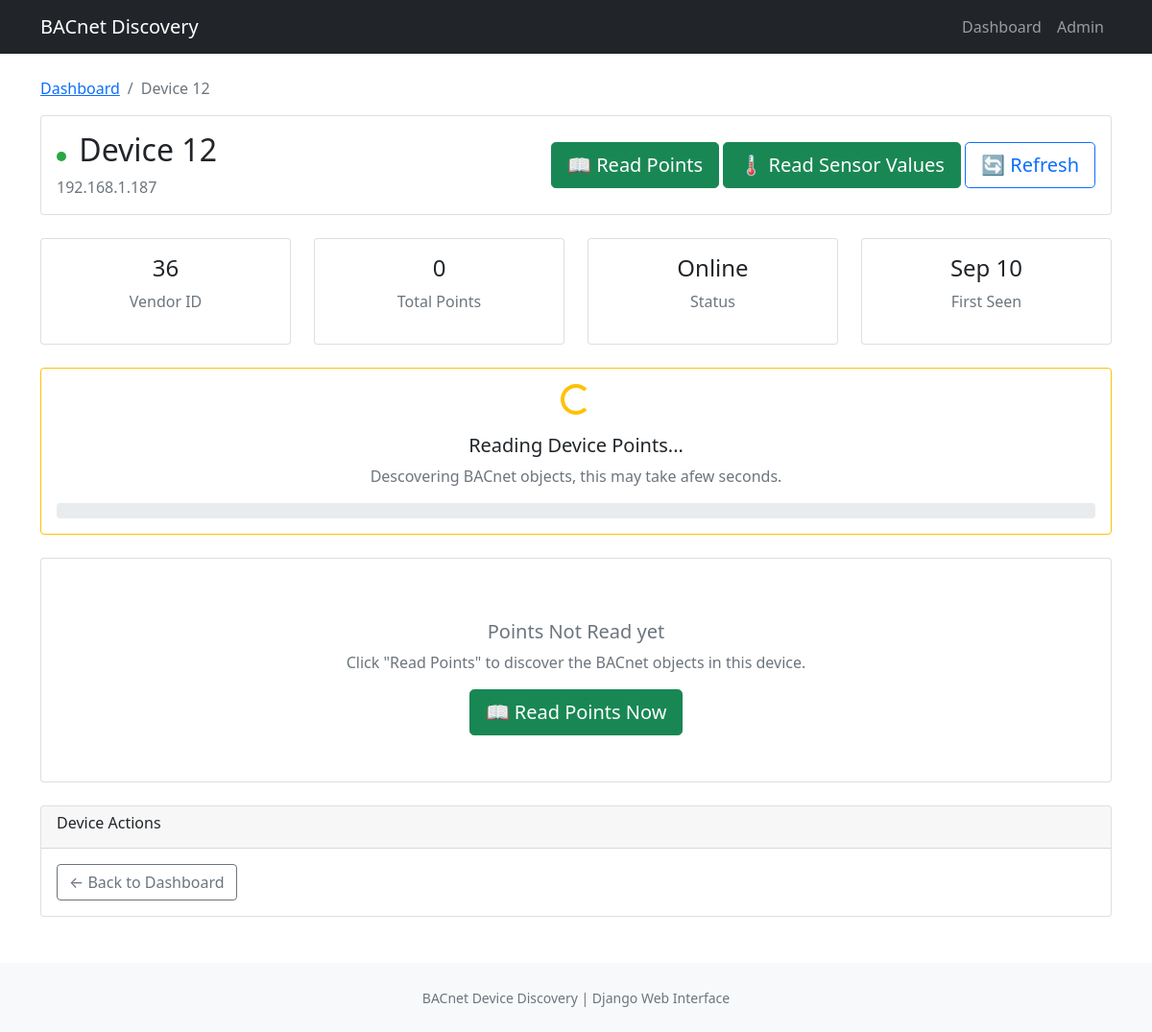
The app's page /device/12/ with its own data.
### discovery/models.py (models this page shows, shortened)
class BACnetDevice(models.Model):
    device_id = models.IntegerField(
        unique=True, help_text="BACnet device instance number"
    )
    address = models.CharField(max_length=50, help_text="IP address of device")
    vendor_id = models.IntegerField(help_text="BACnet vendor ID")
    first_seen = models.DateTimeField(auto_now_add=True)
    last_seen = models.DateTimeField(auto_now_add=True)
    is_online = models.BooleanField(default=True)
    points_read = models.BooleanField(default=False)
    class Meta:
        ordering = ["device_id"]
        verbose_name = "BACnet Device"
        verbose_name_plural = "BACnet Devices"

### discovery/views.py (the view, shortened to what this page needs)
# urls.py: path("device/<int:device_id>/", views.device_detail, name="device_detail"),
def device_detail(request, device_id):
    device = get_object_or_404(BACnetDevice, device_id=device_id)
    points = device.points.all().order_by("object_type", "instance_number")
    points_by_type = {}
    for point in points:
        if point.object_type not in points_by_type:
            points_by_type[point.object_type] = []
        points_by_type[point.object_type].append(point)
    context = {
        "device": device,
        "points": points,
        "points_by_type": points_by_type,
        "point_count": points.count(),
        "points_loaded_recently": device.points_read and points.exists(),
    }
    return render(request, "discovery/device_detail.html", context)

### discovery/templates/discovery/device_detail.html (shortened to what this page needs)
{% extends 'discovery/base.html' %}
{% block content %}
<nav aria-label="breadcrumb">
    <ol class="breadcrumb">
        <li class="breadcrumb-item"><a href="{% url 'discovery:dashboard' %}">Dashboard</a></li>
        <li class="breadcrumb-item active">Device {{ device.device_id }}</li>
    </ol>
</nav>
<div class="row mb-4">
    <div class="col">
        <div class="card">
            <div class="card-body">
                <div class="d-flex align-items-center justify-content-between">
                    <div>
                        <h2>
                            <span class="online-indicator {% if device.is_online %}online{% else %}offline{% endif %}"></span>
                            Device {{ device.device_id }}
                        </h2>
                        <p class="text-muted mb-0">{{ device.address }}</p>
                    </div>
                    <div class="text-end">
                        <button id="read-points-btn" class="btn btn-success btn-lg" data-device-id="{{ device.device_id }}">
                            📖 Read Points
                        </button>
                        <button id="read-values-btn" class="btn btn-success btn-lg" data-device-id="{{ device.device_id }}">
                            🌡️ Read Sensor Values
                        </button>
                        <button id="refresh-values-btn" class="btn btn-outline-primary btn-lg" data-device-id="{{ device.device_id }}">
                            🔄 Refresh
                        </button>
                    </div>
                </div>
            </div>
        </div>
    </div>
</div>
<div class="row mb-4">
    <div class="col-md-3">
        <div class="card">
            <div class="card-body text-center">
                <h4>{{ device.vendor_id }}</h4>
                <p class="text-muted">Vendor ID</p>
            </div>
        </div>
    </div>
    <div class="col-md-3">
        <div class="card">
            <div class="card-body text-center">
                <h4>{{ point_count }}</h4>
                <p class="text-muted">Total Points</p>
            </div>
        </div>
    </div>
    <div class="col-md-3">
        <div class="card">
            <div class="card-body text-center">
                <h4>{% if device.is_online %}Online{% else %}Offline{% endif %}</h4>
                <p class="text-muted">Status</p>
            </div>
        </div>
    </div>
    <div class="col-md-3">
        <div class="card">
            <div class="card-body text-center">
                <h4>{{ device.first_seen|date:"M d" }}</h4>
                <p class="text-muted">First Seen</p>
            </div>
        </div>
    </div>
</div>
{% if not device.points_read %}
<div class="row mb-4" id="loading-points-section">
    <div class="col">
        <div class="card border-warning">
            <div class="card-body text-center">
                <div class="spinner-border text-warning mb-3" role="status">
                </div>
                <h5>Reading Device Points...</h5>
                <p class="text-muted">Descovering BACnet objects, this may take afew seconds.</p>
                <div class="progress mt-3">
                </div>
            </div>
        </div>
    </div>
</div>
{% endif %}
{% if points %}
    <div class="row mb-4">
        <div class="col">
            <div class="card">
                <div class="card-header d-flex justify-content-between">
                    <h5>🌡️ Current Sensor Readings</h5>
                    <small class="text-muted" id="values-last-updated">
                        {% if points.0.value_last_read %}
                            Last updated: {{ points.0.value_last_read|date:"M d, H:i:s" }}
                        {% else %}
                            Click "Read Sensor Values" to get current Readings
                        {% endif %}
                    </small>
                </div>
                <div class="card-body">
                    <div class="row" id="sensor-values-container">
                        {% for point in points %}
                            {% if point.is_readable %}
                            <div class="col-md4 col-lg-3 mb-3" data-point-id="{{ point.id }}">
                                <div class="card sensor-card">
                                    <div class="card-body text-center">
                                        <h6 class="card-title">
                                            {% if point.object_name %}
                                                {{ point.object_name }}
                                            {% else %}
                                                {{ point.identifier }}
                                            {% endif %}
                                        </h6>
                                        <div class="sensor-value">
                                            {% if point.present_value %}
                                                <h4>{{ point.get_display_value }}</h4>
                                            {% else %}
                                                <h4>-</h4>
                                            {% endif %}
                                        </div>
                                        <small class="text-muted">{{ point.object_type|capfirst }} {{ point.instance_number }}</small>
                                        <br>
                                        <button class="btn btn-sm btn-outline-primary mt2 read-single-point"
                                                data-device-id="{{ device.device_id }}"
                                                data-object-type="{{ point.object_type }}"
                                                data-instance="{{ point.instance_number }}">
                                            🔄 Read Now
                                        </button>
                                    </div>
                                </div>
                            </div>
                            {% endif %}
                        {% endfor %}
                    </div>
                    {% if not points|length %}
                        <div class="text-center py-3">
                            <p class="text-muted">No readable sensor points found.</p>
                        </div>
                    {% endif %}
                </div>
            </div>
        </div>
    </div>
    {% if points_by_type %}
        <div class="row">
            {% for object_type, type_points in points_by_type.items %}
            <div class="col-lg-6 mb-4">
                <div class="card">
                    <div class="card-header d-flex justify-content-between">
                        <h6>{{ object_type|title }}</h6>
                        <span class="badge bg-secondary">{{ type_points|length }}</span>
                    </div>
                    <div class="card-body" stype="max-height: 300px; overflow-y: auto;">
                        <div class="table-responsive">
                            <table class="table table-sm">
                                <thread>
                                    <tr>
                                        <th>Instance</th>
                                        <th>Identifier</th>
                                        <th>Name</th>
                                    </tr>
                                </thread>
                                <tbody>
                                    {% for point in type_points %}
                                    <tr>
                                        <td><code>{{ point.instance_number }}</code></td>
                                        <td><strong>{{ point.identifier }}</strong></td>
                                        <td>
                                            {% if point.object_name %}
                                                {{ point.object_name }}
                                            {% else %}
                                                <em class="text-muted">No Name</em>
                                            {% endif %}
                                        </td>
                                    </tr>
                                    {% endfor %}
                                </tbody>
                            </table>
                        </div>
                    </div>
                </div>
            </div>
            {% endfor %}
        </div>
    {% endif %}
{% else %}
    <div class="row">
        <div class="col">
            <div class="card">
                <div class="card-body text-center py-5">
                    {% if device.points_read %}
                        <div class="mb-3">
                            <i class="fas fa-exclamation-triangle" stype="font-size: 3rem; color: #ffc107"></i>
                        </div>
                        <h5 class="text-muted">No Points Found</h5>
                        <p class="text-muted">This device has no BACnet objects or they couldn't be read.</p>
                    {% else %}
                        <h5 class="text-muted">Points Not Read yet</h5>
                        <p class="text-muted">Click "Read Points" to discover the BACnet objects in this device.</p>
                        <button class="btn btn-success btn-lg" onclick="document.getElementById('read-points-btn').click()">
                            📖 Read Points Now
                        </button>
                    {% endif %}
                </div>
            </div>
        </div>
    </div>
{% endif %}
<div class="row mt-4">
    <div class="col">
        <div class="card">
            <div class="card-header">
                <h6>Device Actions</h6>
            </div>
            <div class="card-body">
                <a href="{% url 'discovery:dashboard' %}" class="btn btn-outline-secondary">
                    ← Back to Dashboard
                </a>
            </div>
        </div>
    </div>
</div>
{% endblock %}

### discovery/templates/discovery/base.html (style rules this page uses)
.online-indicator { width: 10px; height: 10px; border-radius: 50%; display: inline-block; margin-right: 5px; }
.online { background-color: #28a745; }

### records on screen
BACnetDevice: device_id "12", address "192.168.1.187", vendor_id "36", first_seen "Sep 10"

### other values on screen
{{ point_count }} "0"
